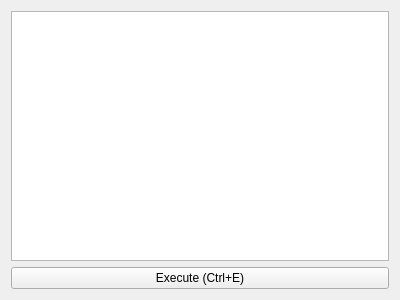
<?xml version="1.0" encoding="UTF-8"?>
<ui version="4.0">
 <class>CScriptWindow</class>
 <widget class="QWidget" name="CScriptWindow">
  <property name="geometry">
   <rect>
    <x>0</x>
    <y>0</y>
    <width>400</width>
    <height>300</height>
   </rect>
  </property>
  <property name="windowTitle">
   <string>Form</string>
  </property>
  <layout class="QGridLayout" name="gridLayout">
   <item row="1" column="0">
    <widget class="QPushButton" name="executeButton">
     <property name="text">
      <string>Execute (Ctrl+E)</string>
     </property>
    </widget>
   </item>
   <item row="0" column="0">
    <widget class="QPlainTextEdit" name="scriptArea"/>
   </item>
  </layout>
 </widget>
 <resources/>
 <connections/>
</ui>
